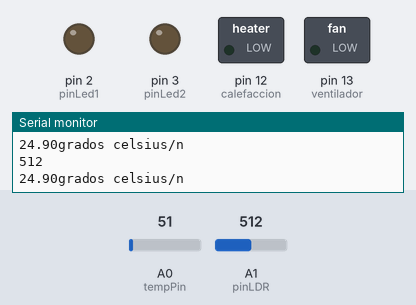
The sketch below on a simulated Arduino Uno, built with avr-gcc and run on an emulated ATmega328P. On the bench: switched loads named in the sketch (green lamp = pin HIGH), output pins drawn as LEDs (lit = HIGH), the last lines printed to the serial monitor. The test bench sets the inputs (shaded band); at power-on: A0 (tempPin) = 51, A1 (pinLDR) = 512.

Above: at 5.8 s.
5.9 s: A0 (tempPin) set to 61
At 16.1 s:
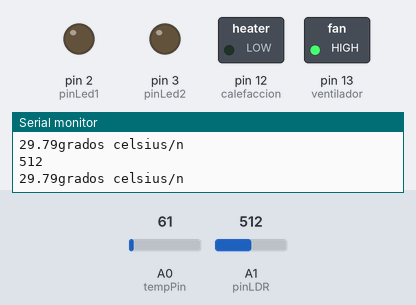
16.5 s: A0 (tempPin) set to 30
At 26.2 s:
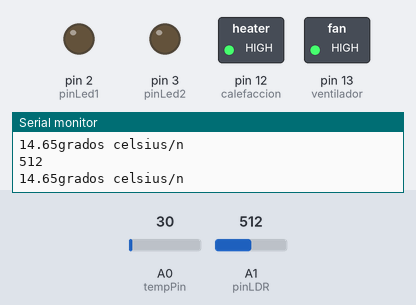
26.5 s: A0 (tempPin) set to 71
At 36.2 s:
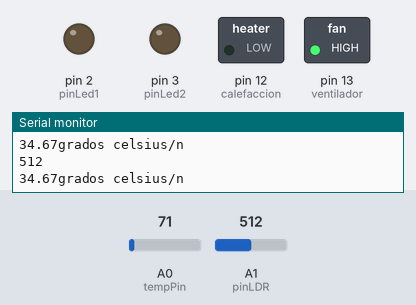
36.5 s: A0 (tempPin) set to 15
At 46.3 s:
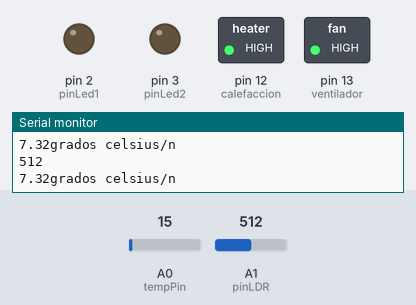
Timing chart, 0 to 47.5 s (numbered marks = the images above; inputs shaded):
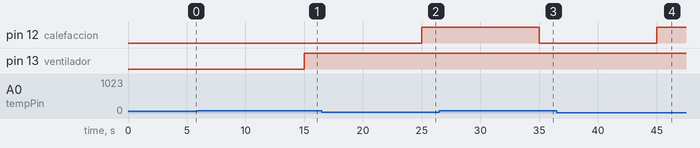

The sketch:

temp.ino
```cpp
/*control del arduino mediante
 ethernet
*/
// librerias para ethernet
#include<SPI.h>
#include<Ethernet.h>
#include<Servo.h>

Servo microservo;
int pos = 0;
byte mac[] = { 0xA0, 0xB3, 0xCC, 0x87, 0xE7, 0x2E }; // direccion fisica MAC
byte ip[] = { 10, 0, 0, 150 };                        // ip local que se debe configurar
byte gateway[] = { 10, 0, 0, 1 };                     // puerta de enlace
byte subnet[] = { 255, 0, 0, 0 };                      // mascara de sub red
EthernetServer server(80);                            // se usa el puerto 80 del servidor
String readString;

float tempC;
int tempPin=0;
int calefaccion=12;
int ventilador=13;
// pin donde se conectan loa leds para el fotoresistor
int pinLed1= 2;
int pinLed2= 3;
// pin de entrada para el LDR
int pinLDR=1;
// variable para almacenar valor del LDR
int valorLDR=0;
void setup()
{
  // configurando ethernet
  Ethernet.begin(mac, ip, gateway, subnet);  //inicializa la conexion ethernet y el servidor
  server.begin();
  Serial.print("el servidor es:");
  Serial.println(Ethernet.localIP());    //imprime la direccion ip local

  // configurando los pin de salida de la temperatura
  Serial.begin(9600);
  pinMode(calefaccion,OUTPUT);
  pinMode(ventilador,OUTPUT);

  // configuramos los pines de salidas del led para el LDR
  pinMode(pinLed1,OUTPUT);
  pinMode(pinLed2,OUTPUT);
  Serial.begin(9600);
}
void loop()
{
  // conexion con la pagina

  // condiciones para el encendido del calefactor y ventilador

  tempC=analogRead(tempPin);
  tempC=(5.0*tempC*100.0)/1024.0;
  Serial.print(tempC);
   Serial.print("grados celsius/n");
   Serial.println("   ");

   delay(5000);
   if(tempC<20){
    digitalWrite(calefaccion,HIGH);
    }
    else{
      digitalWrite(calefaccion,LOW);
    if(tempC>27){
      digitalWrite(ventilador,HIGH);
      }
    }
  /// apagar los leds del ldr al inicio
  digitalWrite(pinLed1,LOW);
  digitalWrite(pinLed2,LOW);
  // guardamos el valor leido por el LDR}
  valorLDR=analogRead(pinLDR);
  // devolver el valor al monitor
  Serial.println(valorLDR);
}
```

Measured:
- the behaviour switches between 55 and 56 on A0 (tempPin) (found by bisection; images 0 and 1)
- after the input at 5.9 s, pin 13 (ventilador): LOW → HIGH after 9.1 s
- after the input at 16.5 s, pin 12 (calefaccion): LOW → HIGH after 8.5 s
- after the input at 26.5 s, pin 12 (calefaccion): HIGH → LOW after 8.5 s
- after the input at 36.5 s, pin 12 (calefaccion): LOW → HIGH after 8.5 s
